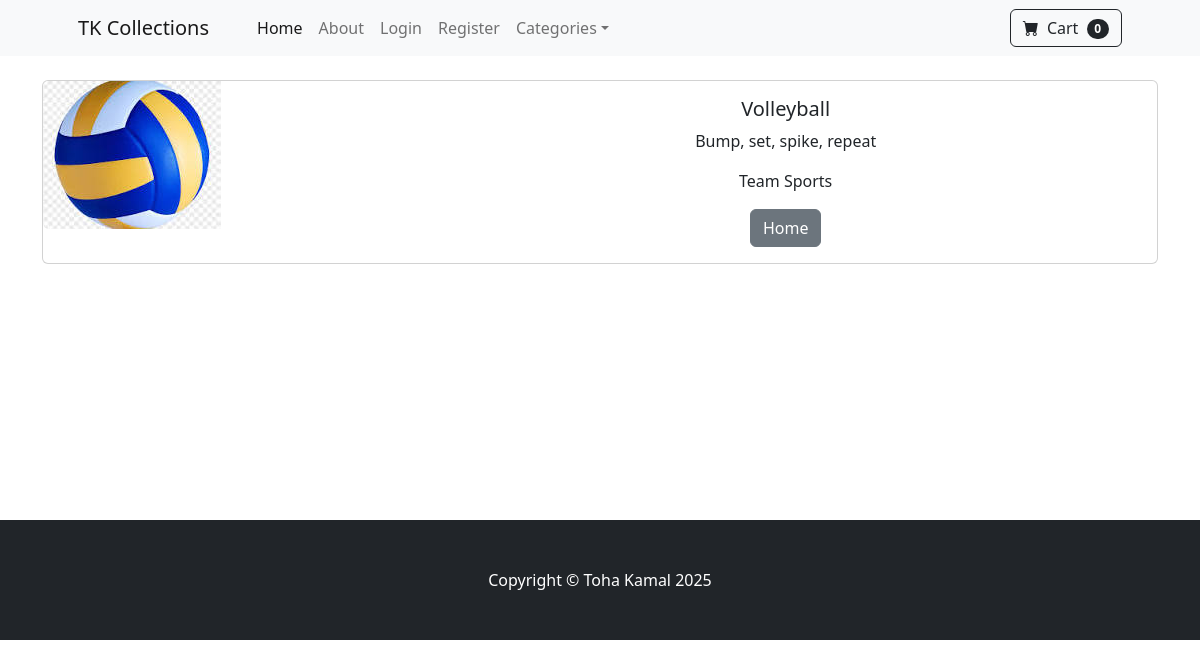
The app's page /product/2 with its own data.
### store/models.py (models this page shows, shortened)
class Product(models.Model):
    name = models.CharField(max_length=100)
    price = models.DecimalField(default=0, decimal_places=2, max_digits=10)
    category = models.ForeignKey(Category, on_delete=models.CASCADE, default=1)
    description = models.CharField(max_length=250, default="", blank=True, null=True)
    image = models.ImageField(upload_to='uploads/product/')
    is_sale = models.BooleanField(default=False)
    sale_price = models.DecimalField(default=0, decimal_places=2, max_digits=10)

class Category(models.Model):
    name = models.CharField(max_length=100)
    def __str__(self):
        return self.name
    class Meta:
        verbose_name_plural = "Categories"

### store/views.py (the view)
# urls.py: path('product/<int:pk>', views.product, name='product'),
def product(request,pk):
    product = Product.objects.get(id=pk)
    return render(request,'product.html',{'product':product})

### store/templates/product.html
{% extends 'base.html' %}
{% load static %}
{% block content %}
<div class="container ">
<br/>
    <div class="card mb-3" >
  <div class="row g-0">
    <div class="col-md-4">
      <img src="{{ product.image.url }}" class="img-fluid rounded-start" alt="...">
    </div>
    <div class="col-md-8">
      <div class="card-body">
          <center>
        <h5 class="card-title">{{ product.name }}</h5>
        <p class="card-text">{{ product.description }}</p>
        <p class="card-text">{{ product.category }}</p>
              <a href="{% url 'home' %}" class="btn btn-secondary">Home</a>
          </center>
      </div>
    </div>
  </div>
</div>
</div>
<br/><br/><br/><br/><br/><br/><br/><br/>
{% endblock %}

### records on screen
Product: image (picture), name "Volleyball", description "Bump, set, spike, repeat", category "Team Sports"
